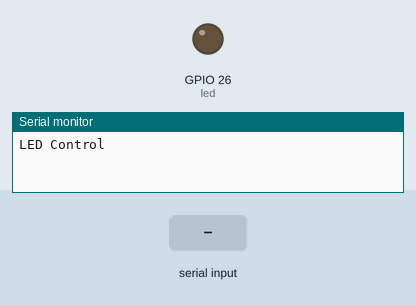
Recording of a sketch running on a simulated ESP32. Parts: output pins drawn as LEDs (lit = HIGH), the last lines printed to the serial monitor. Inputs (shaded band) come from the test bench.

Above: at 1.2 s.
1.3 s: "on\n" received over Serial
At 2.5 s:
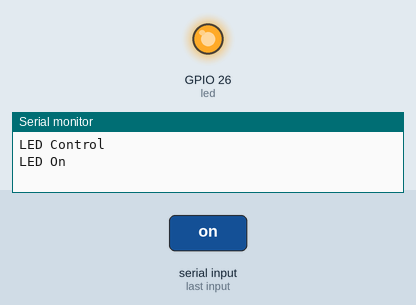
2.8 s: "off\n" received over Serial
At 3.7 s:
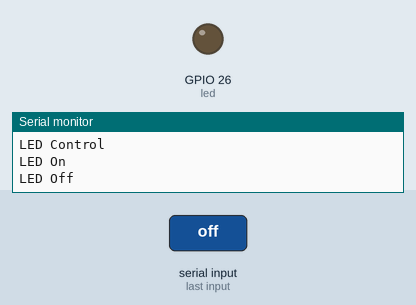
Timing chart, 0 to 5.8 s (numbered marks = the images above; inputs shaded):
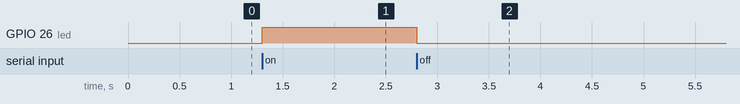

Measured:
- after the input at 1.3 s, GPIO 26 (led): LOW → HIGH at once
- after the input at 2.8 s, GPIO 26 (led): HIGH → LOW at once

The sketch:

serial_test_4.ino
```cpp
int led = 26;


void setup() {
  Serial.begin(9600);
  pinMode(led, OUTPUT);
  Serial.setTimeout(100);

  Serial.println("LED Control");
}

void loop() {
}

void serialEvent() {
  if (Serial.available() > 0) {
    String ledOnOff = Serial.readStringUntil('\n');

    if (ledOnOff == "on") {
      digitalWrite(led, HIGH);
      Serial.println("LED On");
    }
    else if (ledOnOff == "off") {
      digitalWrite(led, LOW);
      Serial.println("LED Off");
    }
  }
}
```
